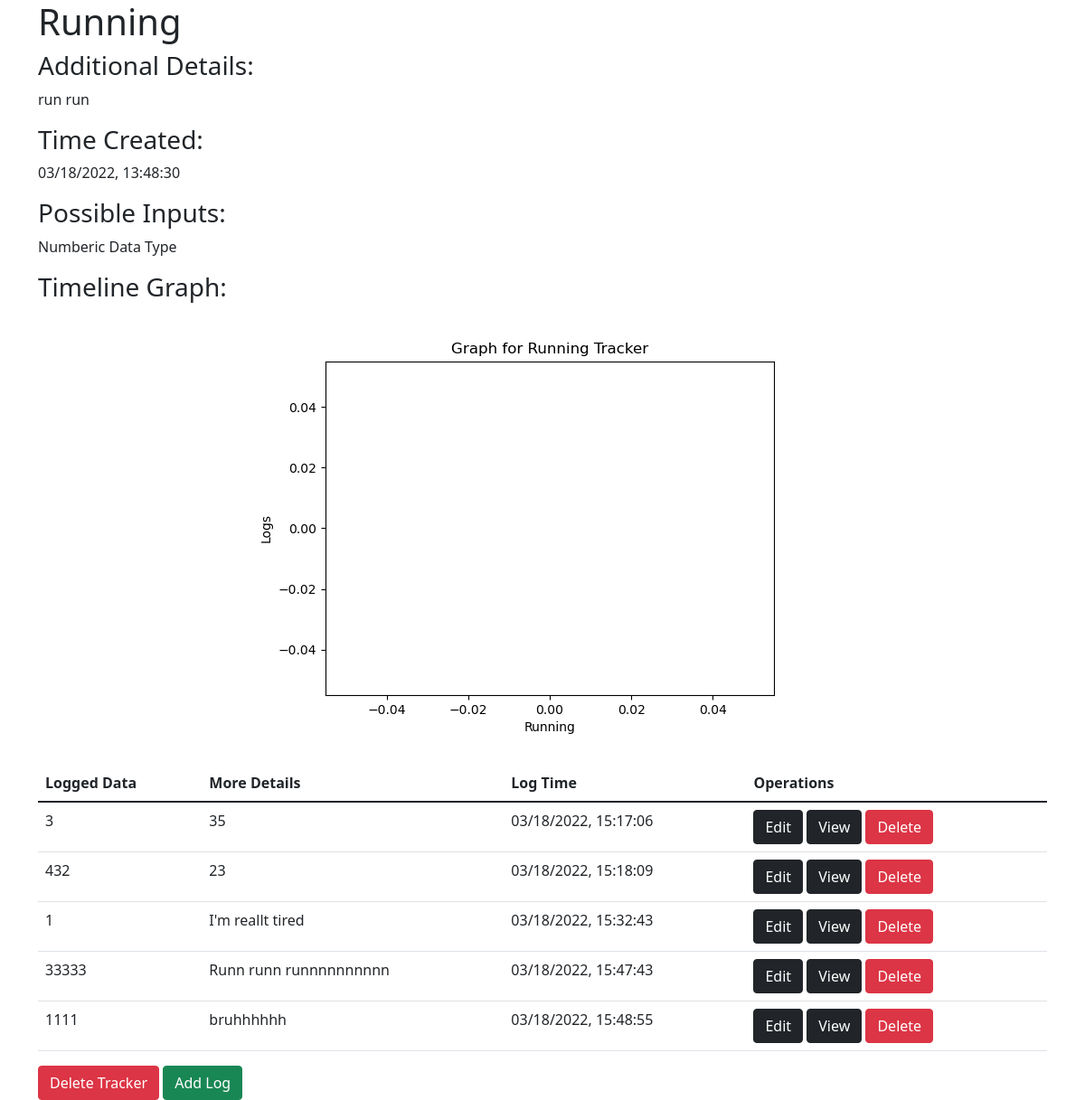
The page /dashboard/1/details (signed in) on the database its author committed.
### application/models.py (models this page shows)
class Tracker(db.Model):
    __tablename__ = 'tracker'
    id = db.Column(db.Integer, autoincrement=True, primary_key=True)
    userid = db.Column(db.Integer, db.ForeignKey("user.id"))
    name = db.Column(db.String, nullable=False)
    type = db.Column(db.Integer, nullable = False)
    choices = db.Column(db.String)
    details = db.Column(db.String)
    time = db.Column(db.String, nullable=False)

class Logs(db.Model):
    __tablename__ = 'logs'
    id = db.Column(db.Integer, autoincrement=True, primary_key=True)
    userid = db.Column(db.Integer, db.ForeignKey("user.id"))
    tid = db.Column(db.Integer, db.ForeignKey("tracker.id"))
    value = db.Column(db.String, nullable = False)
    data = db.Column(db.String)
    time = db.Column(db.String, nullable=False)

### application/methods.py (the view)
@app.route("/dashboard/<tid>/details", methods=["GET"])
@login_required
def tracker_details(tid):
    create_plot(tid)
    tracker = Tracker.query.filter_by(id=tid).first()
    logs = Logs.query.filter_by(tid=tid, userid=current_user.id).all()
    return render_template("tracker_details.html", tracker=tracker, logs=logs)

### application/methods.py (called while the page is built, shortened)
@login_required
def create_plot(trackerid):
    tdet = Tracker.query.filter_by(id=trackerid).first()
    if(tdet.type == 1 or tdet.type == 3):
        log = Logs.query.filter_by(tid=trackerid).all()
        x = [l.value for l in log]
        y = range(len(x))
        plt.xlabel(tdet.name)
        plt.ylabel("Logs")
        plt.title(f"Graph for {tdet.name} Tracker")
        plt.plot(y,x)
        plt.savefig("static/graph.png")
        plt.close()

### main.py (called while the page is built)
@login_manager.user_loader
def load_user(user_id):
  return User.query.get(int(user_id))

### templates/tracker_details.html (shortened to what this page needs)
<!DOCTYPE html>
<html lang="en">
<head>
    <link href="https://cdn.jsdelivr.net/npm/bootstrap@5.1.3/dist/css/bootstrap.min.css" rel="stylesheet">
</head>
<body>
    <div class="container">
        <h1>{{tracker.name}}</h1>
        <h3>Additional Details:</h3>
        <p>{{tracker.details}}</p>
        <h3>Time Created:</h3>
        <p>{{tracker.time}}</p>
        <h3>Possible Inputs:</h3>
        {% if tracker.type == 1 or tracker.type == 3%}
        <p>Numberic Data Type</p>
        {% elif tracker.type == 2 %}
        <p>{{tracker.choices}}</p>
        {% elif tracker.type == 4 %}
        <p>Boolean Data Type</p>
        {% elif tracker.type == 5 %}
        <p>Text/Nominal Data Type</p>
        {% endif %}
        <h3>Timeline Graph:</h3>
        <div class="plot container">
            <img class="rounded mx-auto d-block" src="/static/graph.png" alt="Graph">
        </div>
        <br>
        <table class="table table-hover">
            <thead>
                <tr>
                    <th scope="col">Logged Data</th>
                    <th scope="col">More Details</th>
                    <th scope="col">Log Time</th>
                    <th scope="col">Operations</th>
                </tr>
            </thead>
            <tbody>
                {% for log in logs %}
                <tr>
                    <td>{{log.value}}</td>
                    <td>{{log.data}}</td>
                    <td>{{log.time}}</td>
                    <td>
                        <button type="button" onclick = "document.location='/dashboard/{{tracker.id}}/logs/{{log.id}}/edit'" class="btn btn-dark">Edit</button>
                        <button type="button" onclick = "document.location='/dashboard/{{tracker.id}}/logs/{{log.id}}'" class="btn btn-dark">View</button>
                        <button type="button" onclick = "document.location='/dashboard/{{tracker.id}}/logs/{{log.id}}/delete'" class="btn btn-danger">Delete</button>
                {% endfor %}
        </table>
        <button type="button" onclick = "document.location='/dashboard/{{tracker.id}}/delete'" class="btn btn-danger">Delete Tracker</button>
        <button type="button" onclick = "document.location='/dashboard/{{tracker.id}}/log'" class="btn btn-success">Add Log</button>
    </div>
</body>
</html>

### rows shown on the page
Tracker: details "run run", time "03/18/2022, 13:48:30"
Logs: value "3", data "35", time "03/18/2022, 15:17:06"
Logs: value "432", data "23", time "03/18/2022, 15:18:09"
Logs: value "1", data "I'm reallt tired", time "03/18/2022, 15:32:43"
Logs: value "33333", data "Runn runn runnnnnnnnnn", time "03/18/2022, 15:47:43"
Logs: value "1111", data "bruhhhhhh", time "03/18/2022, 15:48:55"
